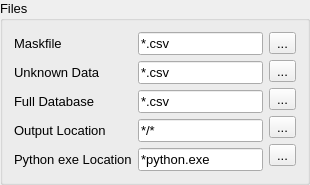
         <widget class="QGroupBox" name="Files">
          <property name="font">
           <font>
            <pointsize>10</pointsize>
           </font>
          </property>
          <property name="title">
           <string>Files</string>
          </property>
          <layout class="QVBoxLayout" name="files">
           <item>
            <widget class="QSplitter" name="splitter_2">
             <property name="orientation">
              <enum>Qt::Horizontal</enum>
             </property>
             <widget class="QWidget" name="layoutWidget">
              <layout class="QHBoxLayout" name="horizontalLayout">
               <item>
                <layout class="QVBoxLayout" name="verticalLayout_6">
                 <item>
                  <widget class="QLabel" name="label_3">
                   <property name="text">
                    <string>Maskfile</string>
                   </property>
                  </widget>
                 </item>
                 <item>
                  <widget class="QLabel" name="label">
                   <property name="text">
                    <string>Unknown Data</string>
                   </property>
                  </widget>
                 </item>
                 <item>
                  <widget class="QLabel" name="label_2">
                   <property name="text">
                    <string>Full Database</string>
                   </property>
                  </widget>
                 </item>
                 <item>
                  <widget class="QLabel" name="label_4">
                   <property name="text">
                    <string>Output Location</string>
                   </property>
                  </widget>
                 </item>
                 <item>
                  <widget class="QLabel" name="label_5">
                   <property name="text">
                    <string>Python exe Location</string>
                   </property>
                  </widget>
                 </item>
                </layout>
               </item>
               <item>
                <layout class="QVBoxLayout" name="verticalLayout_5">
                 <item>
                  <widget class="QLineEdit" name="lineEdit">
                   <property name="text">
                    <string extracomment="Make this change whenever a new file is selected">*.csv</string>
                   </property>
                   <property name="readOnly">
                    <bool>true</bool>
                   </property>
                  </widget>
                 </item>
                 <item>
                  <widget class="QLineEdit" name="lineEdit_2">
                   <property name="text">
                    <string extracomment="Make this change whenever a new file is selected">*.csv</string>
                   </property>
                   <property name="readOnly">
                    <bool>true</bool>
                   </property>
                  </widget>
                 </item>
                 <item>
                  <widget class="QLineEdit" name="lineEdit_3">
                   <property name="text">
                    <string extracomment="Make this change whenever a new file is selected">*.csv</string>
                   </property>
                   <property name="readOnly">
                    <bool>true</bool>
                   </property>
                  </widget>
                 </item>
                 <item>
                  <widget class="QLineEdit" name="lineEdit_4">
                   <property name="text">
                    <string extracomment="Make this change whenever a new folder is selected">*/*</string>
                   </property>
                   <property name="readOnly">
                    <bool>true</bool>
                   </property>
                  </widget>
                 </item>
                 <item>
                  <widget class="QLineEdit" name="lineEdit_6">
                   <property name="text">
                    <string extracomment="Make this change whenever a new folder is selected">*python.exe</string>
                   </property>
                   <property name="readOnly">
                    <bool>true</bool>
                   </property>
                  </widget>
                 </item>
                </layout>
               </item>
               <item>
                <layout class="QVBoxLayout" name="verticalLayout">
                 <item>
                  <widget class="QToolButton" name="maskFileButton">
                   <property name="text">
                    <string>...</string>
                   </property>
                  </widget>
                 </item>
                 <item>
                  <widget class="QToolButton" name="unknownDataButton">
                   <property name="text">
                    <string>...</string>
                   </property>
                  </widget>
                 </item>
                 <item>
                  <widget class="QToolButton" name="fullDataBaseButton">
                   <property name="text">
                    <string>...</string>
                   </property>
                  </widget>
                 </item>
                 <item>
                  <widget class="QToolButton" name="outPutLocationButton">
                   <property name="text">
                    <string>...</string>
                   </property>
                  </widget>
                 </item>
                 <item>
                  <widget class="QToolButton" name="pythonButton">
                   <property name="text">
                    <string>...</string>
                   </property>
                  </widget>
                 </item>
                </layout>
               </item>
              </layout>
             </widget>
            </widget>
           </item>
          </layout>
         </widget>
